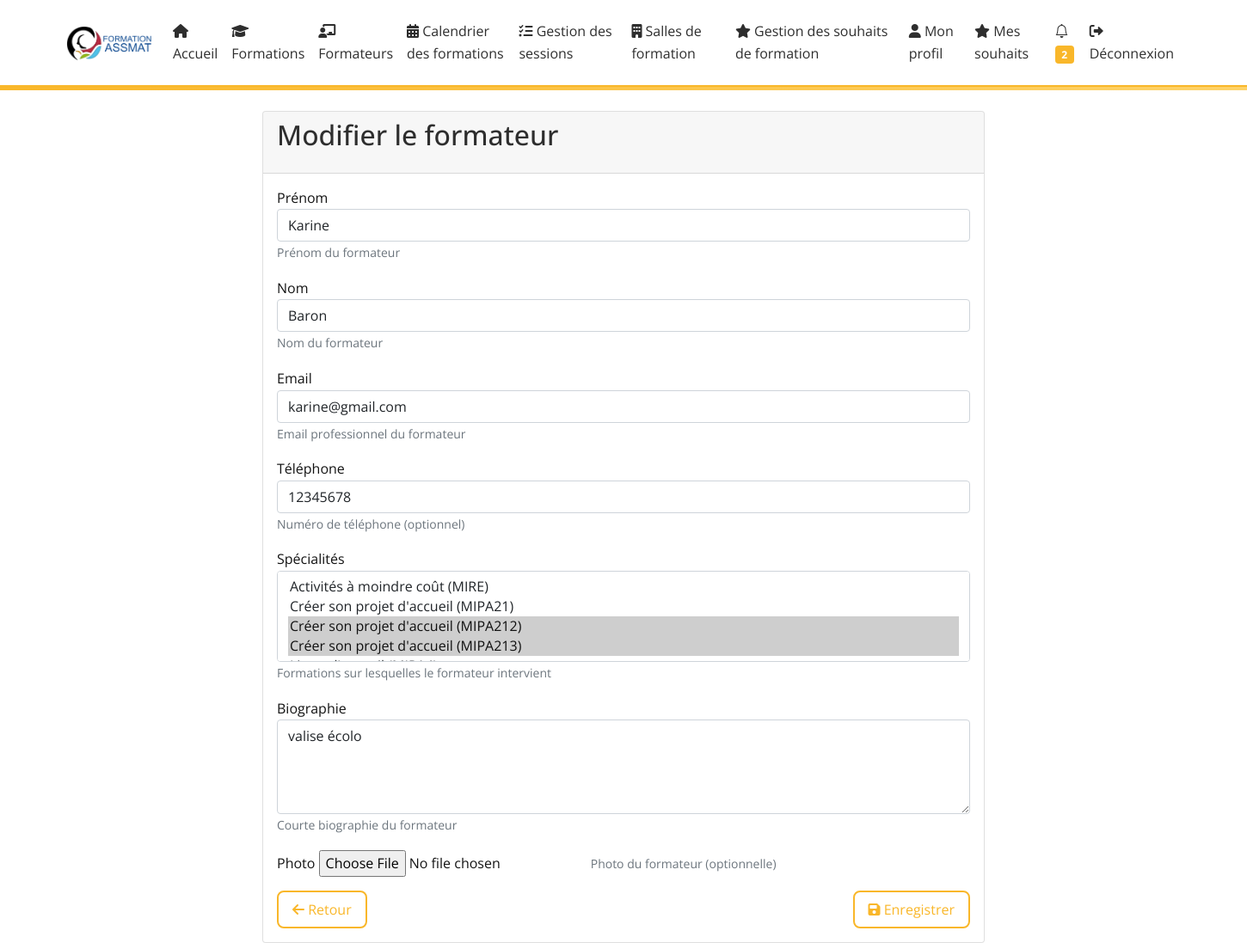
Screenshot of /trainers/1/edit/ (signed in) with the database file from the repository.
### core/models.py (models this page shows, shortened)
class Trainer(models.Model):
    first_name = models.CharField(max_length=100, verbose_name="Prénom", null=True, blank=True)
    last_name = models.CharField(max_length=100, verbose_name="Nom", null=True, blank=True)
    email = models.EmailField(verbose_name="Email", null=True, blank=True)
    phone = models.CharField(max_length=20, verbose_name="Téléphone", null=True, blank=True)
    bio = models.TextField(blank=True, verbose_name="Biographie")
    photo = models.ImageField(upload_to='trainers/', null=True, blank=True, verbose_name="Photo")
    specialties = models.ManyToManyField('Formation', blank=True, verbose_name="Spécialités")
    created_at = models.DateTimeField(auto_now_add=True)
    updated_at = models.DateTimeField(auto_now=True)
    class Meta:
        verbose_name = "Formateur"
        verbose_name_plural = "Formateurs"
        ordering = ['last_name', 'first_name']

### core/views.py (the view)
# urls.py: path('trainers/<int:pk>/edit/', views.trainer_edit, name='trainer_edit'),
@login_required
@staff_member_required
def trainer_edit(request, pk):
    trainer = get_object_or_404(Trainer, pk=pk)
    if request.method == 'POST':
        form = TrainerForm(request.POST, instance=trainer)
        if form.is_valid():
            form.save()
            messages.success(request, 'Formateur modifié avec succès.')
            return redirect('core:trainer_detail', pk=pk)
    else:
        form = TrainerForm(instance=trainer)
    return render(request, 'core/trainer_form.html', {
        'form': form,
        'trainer': trainer,
        'title': 'Modifier le formateur'
    })

### core/forms.py
class TrainerForm(forms.ModelForm):
    class Meta:
        model = Trainer
        fields = ['first_name', 'last_name', 'email', 'phone', 'specialties', 'bio', 'photo']
        widgets = {
            'first_name': forms.TextInput(attrs={'class': 'form-control'}),
            'last_name': forms.TextInput(attrs={'class': 'form-control'}),
            'email': forms.EmailInput(attrs={'class': 'form-control'}),
            'phone': forms.TextInput(attrs={'class': 'form-control'}),
            'specialties': forms.SelectMultiple(attrs={'class': 'form-select', 'multiple': 'multiple'}),
            'bio': forms.Textarea(attrs={'class': 'form-control', 'rows': 4}),
        }
        help_texts = {
            'first_name': 'Prénom du formateur',
            'last_name': 'Nom du formateur',
            'email': 'Email professionnel du formateur',
            'phone': 'Numéro de téléphone (optionnel)',
            'specialties': 'Formations sur lesquelles le formateur intervient',
            'bio': 'Courte biographie du formateur',
            'photo': 'Photo du formateur (optionnelle)'
        }

### core/context_processors.py (called while the page is built)
def unread_notifications(request):
    if request.user.is_authenticated:
        return {
            'unread_notifications_count': request.user.notifications.filter(is_read=False).count()
        }
    return {}

### core/models.py (called while the page is built)
    def __str__(self):
        return f"{self.name} ({self.code_iperia})"

### core/templates/core/trainer_form.html (shortened to what this page needs)
{% extends "core/base.html" %}
{% block content %}
<div class="container">
    <div class="row justify-content-center">
        <div class="col-md-8">
            <div class="card">
                <div class="card-header">
                    <h2>{{ title }}</h2>
                </div>
                <div class="card-body">
                    <form method="post">
                        {% for field in form %}
                            <div class="form-group mb-3">
                                <label for="{{ field.id_for_label }}">{{ field.label }}</label>
                                {{ field }}
                                {% if field.help_text %}
                                    <small class="form-text text-muted">{{ field.help_text }}</small>
                                {% endif %}
                            </div>
                        {% endfor %}
                        <div class="d-flex justify-content-between">
                            <a href="{% url 'core:trainers_list' %}" class="btn btn-secondary">
                                <i class="fas fa-arrow-left"></i> Retour
                            </a>
                            <button type="submit" class="btn btn-primary">
                                <i class="fas fa-save"></i> Enregistrer
                            </button>
                        </div>
                    </form>
                </div>
            </div>
        </div>
    </div>
</div>
{% endblock %}

### core/static/core/css/custom.css (style rules this page uses)
:root { --primary-color: #F9B72A; --secondary-color: #2E2E2E; --background-color: #ffffff; --text-color: #141414; --hover-color: #fccc64; --border-radius: 8px; }
body { background-color: var(--background-color); color: var(--text-color); font-family: 'Open Sans', sans-serif; line-height: 1.6; }
.auth-buttons .nav-link, .btn { border-radius: var(--border-radius); border: 2px solid var(--primary-color); color: var(--primary-color); background: transparent; padding: 0.5rem 1rem; transition: background 0.3s, color 0.3s; }
h1, h2, h3 { color: var(--secondary-color); margin-bottom: 1rem; }
a { color: var(--primary-color); text-decoration: none; }

### rows the page displays
Trainer: form "Karine" "Baron" "karine@gmail.com" "12345678" "valise écolo"

### other values shown
{{ unread_notifications_count }} "2"
{{ title }} "Modifier le formateur"
{{ field.label }} "Prénom" "Nom" "Email" "Téléphone" "Spécialités" "Biographie" "Photo"
{{ field.help_text }} "Prénom du formateur" "Nom du formateur" "Email professionnel du formateur" "Numéro de téléphone (optionnel)" "Formations sur lesquelles le formateur intervient" "Courte biographie du formateur" "Photo du formateur (optionnelle)"
